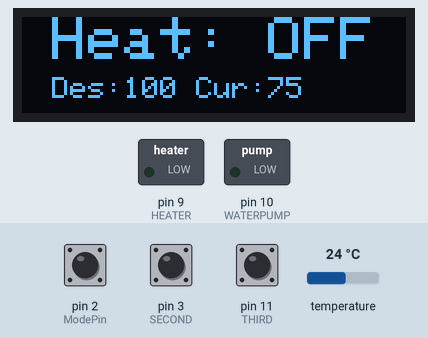
Simulated run of this sketch. Board: Arduino Uno, built with avr-gcc and run on an emulated ATmega328P. Shown: 128×32 one-colour display, switched loads named in the sketch (green lamp = pin HIGH). Inputs (shaded band) come from the test bench; at power-on: pin 3 (SECOND) HIGH, pin 2 (ModePin) HIGH, pin 11 (THIRD) HIGH, temperature 24 °C.

Above: at 2.3 s.
2.4 s: pin 3 (SECOND) pulled LOW for 1 s
At 3.5 s:
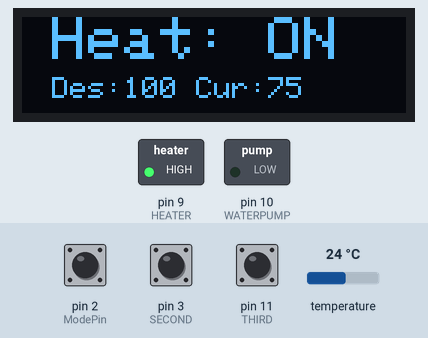
4.9 s: pin 2 (ModePin) pulled LOW for 1 s
At 6.0 s:
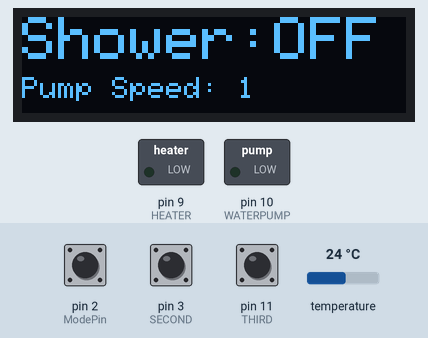
7.4 s: pin 3 (SECOND) pulled LOW for 3.2 s
At 8.4 s:
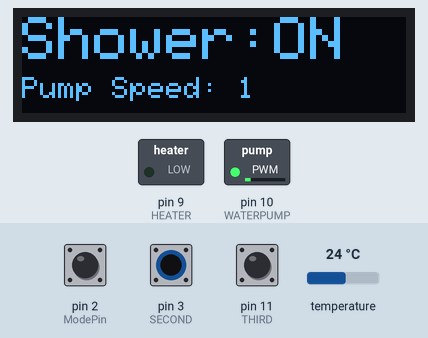
12.1 s: pin 11 (THIRD) pulled LOW for 1 s
At 13.4 s:
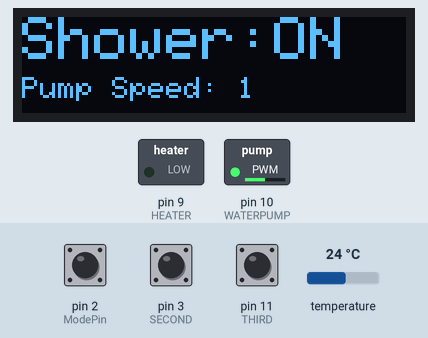
16.8 s: pin 11 (THIRD) pulled LOW for 3.2 s
23.0 s: pin 2 (ModePin) driven LOW and pin 3 (SECOND) driven LOW and pin 11 (THIRD) driven LOW
At 26.7 s:
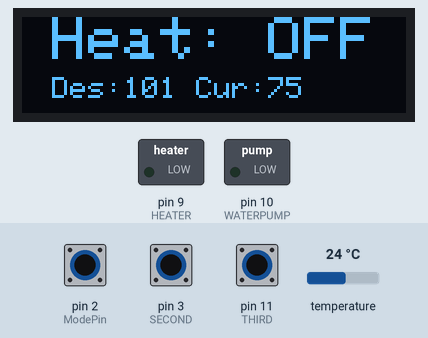
Timing chart, 0 to 27.7 s (numbered marks = the images above; inputs shaded):
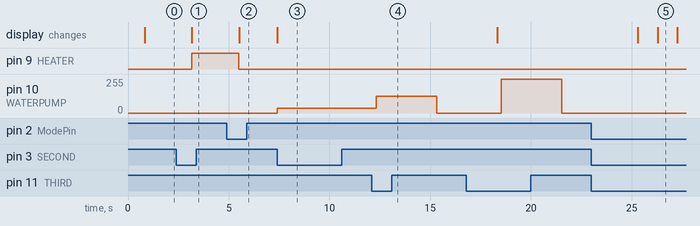

Measured:
- after the input at 2.4 s, pin 9 (HEATER): LOW → HIGH after 0.77 s; the display: changes after 0.77 s (image 1)
- after the input at 4.9 s, pin 9 (HEATER): HIGH → LOW after 0.61 s; the display: changes after 0.62 s (image 2)
- after the input at 7.4 s, pin 10 (WATERPUMP): 0/255 → 36/255 at once; the display: changes at once (image 3)
- after the input at 12.1 s, pin 10 (WATERPUMP): 36/255 → 127/255 after 0.22 s, → 0/255 3.0 s later
- after the input at 23.0 s, pin 10 (WATERPUMP): stays 0/255 (without the input it goes to 255/255 after 1.5 s); the display: first changes after 2.3 s (image 5 shows a later state)

The sketch:

PortableShowerFull.ino
```cpp
//PortableShowerFull
//Jeffrey Wen
//7-11-19

//This code is for the portable shower project. It integrates code from all of the Subsystem (SSD#) modules

//Libraries for the OLED display
#include <SPI.h>
#include <Wire.h>
#include <Adafruit_GFX.h>
#include <Adafruit_SSD1306.h>

//Libaries for the Temperature Sensor
#include <OneWire.h>
#include <DallasTemperature.h>

#define HEATER 9         //Heater is on pin 9

#define WATERPUMP 10     //Pump is on pin 10

#define SCREEN_WIDTH 128 // OLED display width, in pixels
#define SCREEN_HEIGHT 32 // OLED display height, in pixels

// Declaration for an SSD1306 display connected to I2C (SDA, SCL pins)
#define OLED_RESET     4 // Reset pin # (or -1 if sharing Arduino reset pin)
Adafruit_SSD1306 display(SCREEN_WIDTH, SCREEN_HEIGHT, &Wire, OLED_RESET); //Creates a OLED object called display

//Button Definitions
#define ModePin 2     //Only pins 2 and 3 can be used for interrupts
#define SECOND 3      //Second button will change the pump speed or lower the temp
#define THIRD 11       //Third button will turn the flow on or off or increase the temp

//Temp data wire is plugged into port 5 on the Arduino
#define ONE_WIRE_BUS 5

// Setup a oneWire instance to communicate with any OneWire devices (not just Maxim/Dallas temperature ICs)
OneWire oneWire(ONE_WIRE_BUS);

// Pass our oneWire reference to Dallas Temperature.
DallasTemperature sensors(&oneWire);

//Global Functions
int desiredTemp = 100;      //Variable for the desired temp set by the user
int currentTemp;            //Variable for the current temp
int pumpSpeed = 1;          //Variable to track the pump speed set by the user
volatile byte mode = LOW;   //Variable to keep track if it is in heat or shower mode
volatile byte flow = LOW;   //Variable to turn the pump on or off
volatile byte heat = LOW;   //Variable to turn the heat on or off


//////////////////////////////////////////////////////////////////////////////////////////////////////////////////////////////
//OLED Functions
//////////////////////////////////////////////////////////////////////////////////////////////////////////////////////////////
void HeatModeDisplay()            //Function to display the heat on the OLED
{
  //Clear the display
  display.clearDisplay();


  display.setTextSize(2);         //Set the text size
  display.setTextColor(WHITE);    //Set the text color (must be white)
  display.setCursor(10,0);        //Set the starting location of the cursor
  display.print("Heat: ");        //Prints the words
  if(heat == HIGH)
  {
    display.print("ON");
  }
  else
  {
    display.print("OFF");
  }
  display.setCursor(10,20);
  display.setTextSize(1);
  display.print("Des:");
  display.print(desiredTemp);     //Display the Desired Temperature
  display.print(" Cur:");
  display.print(currentTemp);     //Display the Current Temperature

  display.display();              //Loads the display buffer to the screen
}

void ShowerModeDisplay()          //Function to display the shower mode
{
  //Clear the display
  display.clearDisplay();

  display.setTextSize(2);
  display.setTextColor(WHITE);
  display.setCursor(0,0);
  display.print("Shower:");
  if(flow == HIGH)
  {
    display.print("ON");
  }
  else
  {
    display.print("OFF");
  }
  display.setCursor(0,20);
  display.setTextSize(1);
  display.print("Pump Speed: ");
  display.print(pumpSpeed);

  display.display();
}


////////////////////////////////////////////////////////////////////////////////////////////////////////////////////////////////
//Button Functions
////////////////////////////////////////////////////////////////////////////////////////////////////////////////////////////////
//This interrupt function changes the mode from heating to shower
void modeChange()
{
  mode = !mode;

}

//This interrupt function changes the temperature or pump speed
void secondButton()
{
  if(mode == LOW)
  {
    heat = !heat;
  }
  else
  {
    flow = !flow;
  }
}


///////////////////////////////////////////////////////////////////////////////////////////////////////////////////////////////
//Temperature Function
///////////////////////////////////////////////////////////////////////////////////////////////////////////////////////////////
//Function to read and give the temperature in fahrenheit
int getTemp(void)
{
  sensors.requestTemperatures();   //Send command to get the temperatures
  int tempF = int(DallasTemperature::toFahrenheit(sensors.getTempCByIndex(0)));

  return tempF;
}


/////////////////////////////////////////////////////////////////////////////////////////////////////////////////////////////////
//Heater Functions
/////////////////////////////////////////////////////////////////////////////////////////////////////////////////////////////////
void heaterOn(void)
{
  digitalWrite(HEATER,HIGH);
}

void heaterOff(void)
{
  digitalWrite(HEATER,LOW);
}


////////////////////////////////////////////////////////////////////////////////////////////////////////////////////////////////
//Pump Functions
////////////////////////////////////////////////////////////////////////////////////////////////////////////////////////////////
//Function to run the water pump at half power
void waterPump50(void)
{
  analogWrite(WATERPUMP,127);
  delay(3000);
  analogWrite(WATERPUMP,0);
  delay(3000);
}

//Function to run the water pump at full power
void waterPump100(void)
{
  analogWrite(WATERPUMP,255);
  delay(3000);
  analogWrite(WATERPUMP,0);
  delay(3000);
}

//Function to run the water pump at speed of 1gal/7min
void waterPump7Min(void)
{
  analogWrite(WATERPUMP,36);
}

//Function to turn pump off
void waterPumpOff(void)
{
  analogWrite(WATERPUMP,0);
}


////////////////////////////////////////////////////////////////////////////////////////////////////////////////////////////////
//Setup
////////////////////////////////////////////////////////////////////////////////////////////////////////////////////////////////
void setup() {
   Serial.begin(9600);

  // SSD1306_SWITCHCAPVCC = generate display voltage from 3.3V internally
  if(!display.begin(SSD1306_SWITCHCAPVCC, 0x3C)) { // Address 0x3C for 128x32
    Serial.println(F("SSD1306 allocation failed"));
    for(;;); // Don't proceed, loop forever
  }

  //Button Setups
  pinMode(ModePin,INPUT_PULLUP);
  attachInterrupt(digitalPinToInterrupt(ModePin), modeChange,FALLING);  //Change the state when the signal falls
  pinMode(SECOND,INPUT_PULLUP);
  attachInterrupt(digitalPinToInterrupt(SECOND), secondButton,FALLING);  //Change the state when the signal falls
  pinMode(THIRD,INPUT_PULLUP);


  //Start up the temperature library
  sensors.begin();

  //Set the heater pin 9 to output
  pinMode(HEATER,OUTPUT);

  //Set the waterpump pin 10 to output
  pinMode(WATERPUMP,OUTPUT);
}


////////////////////////////////////////////////////////////////////////////////////////////////////////////////////////////////
//Main
////////////////////////////////////////////////////////////////////////////////////////////////////////////////////////////////

void loop() {

  //Heat Mode Procedure
  while(mode == LOW)
  {
    currentTemp = getTemp();        //Update the current temp
    HeatModeDisplay();              //Display the heating mode screen

    //Check if the third button has been pressed
    if(digitalRead(THIRD) == LOW)
    {
      if(desiredTemp <= 108)
      {
        desiredTemp++;
      }
      else
      {
        desiredTemp = 95;
      }
      delay(200);
    }

    //Turn the heater on if the current temp is below the desired temp
    if((currentTemp < desiredTemp) && (heat == HIGH))
    {
      heaterOn();
    }
    else
    {
      heaterOff();
    }

  }


  //Shower Mode Procedure
  while(mode == HIGH)
  {
    heaterOff();                //Turn the heater off in shower mode
    ShowerModeDisplay();        //Show the shower display on the OLED

    //Check if the third button has been pressed
    if(digitalRead(THIRD) == LOW)
    {
      if(pumpSpeed <3)
      {
        pumpSpeed++;
      }
      else
      {
        pumpSpeed = 1;
      }
      delay(200);
    }

    //If the flow in activated, turn the pump on at the specified speed
    if(flow == HIGH)
    {
       if(pumpSpeed == 1)
       {
          waterPump7Min();
       }
       else if(pumpSpeed == 2)
       {
          waterPump50();
       }
       else
       {
          waterPump100();
       }
    }
    else
    {
      waterPumpOff();
    }

  }

}
```
